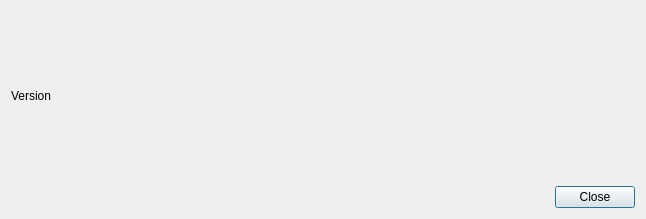
<?xml version="1.0" encoding="UTF-8"?>
<ui version="4.0">
 <class>AboutDialog</class>
 <widget class="QDialog" name="AboutDialog">
  <property name="geometry">
   <rect>
    <x>0</x>
    <y>0</y>
    <width>646</width>
    <height>219</height>
   </rect>
  </property>
  <property name="windowTitle">
   <string>About DB Browser for SQLite</string>
  </property>
  <property name="windowIcon">
   <iconset resource="icons/icons.qrc">
    <normaloff>:/icons/appicon</normaloff>:/icons/appicon</iconset>
  </property>
  <property name="sizeGripEnabled">
   <bool>false</bool>
  </property>
  <layout class="QVBoxLayout" name="verticalLayout_2">
   <item>
    <layout class="QHBoxLayout" name="horizontalLayout">
     <property name="bottomMargin">
      <number>0</number>
     </property>
     <item>
      <layout class="QVBoxLayout" name="verticalLayout">
       <item>
        <spacer name="verticalSpacer_2">
         <property name="orientation">
          <enum>Qt::Vertical</enum>
         </property>
         <property name="sizeHint" stdset="0">
          <size>
           <width>20</width>
           <height>40</height>
          </size>
         </property>
        </spacer>
       </item>
       <item>
        <widget class="QLabel" name="label_version">
         <property name="text">
          <string>Version</string>
         </property>
         <property name="margin">
          <number>5</number>
         </property>
         <property name="textInteractionFlags">
          <set>Qt::TextSelectableByMouse</set>
         </property>
        </widget>
       </item>
       <item>
        <spacer name="verticalSpacer">
         <property name="orientation">
          <enum>Qt::Vertical</enum>
         </property>
         <property name="sizeHint" stdset="0">
          <size>
           <width>20</width>
           <height>40</height>
          </size>
         </property>
        </spacer>
       </item>
      </layout>
     </item>
     <item>
      <widget class="QLabel" name="label_imagelogo">
       <property name="sizePolicy">
        <sizepolicy hsizetype="Maximum" vsizetype="Maximum">
         <horstretch>0</horstretch>
         <verstretch>0</verstretch>
        </sizepolicy>
       </property>
       <property name="maximumSize">
        <size>
         <width>128</width>
         <height>128</height>
        </size>
       </property>
       <property name="text">
        <string/>
       </property>
       <property name="pixmap">
        <pixmap resource="icons/icons.qrc">:/icons/appicon</pixmap>
       </property>
       <property name="scaledContents">
        <bool>true</bool>
       </property>
      </widget>
     </item>
    </layout>
   </item>
   <item>
    <widget class="QDialogButtonBox" name="buttonBox">
     <property name="orientation">
      <enum>Qt::Horizontal</enum>
     </property>
     <property name="standardButtons">
      <set>QDialogButtonBox::Close</set>
     </property>
    </widget>
   </item>
  </layout>
 </widget>
 <resources>
  <include location="icons/icons.qrc"/>
 </resources>
 <connections>
  <connection>
   <sender>buttonBox</sender>
   <signal>accepted()</signal>
   <receiver>AboutDialog</receiver>
   <slot>accept()</slot>
   <hints>
    <hint type="sourcelabel">
     <x>248</x>
     <y>340</y>
    </hint>
    <hint type="destinationlabel">
     <x>157</x>
     <y>274</y>
    </hint>
   </hints>
  </connection>
  <connection>
   <sender>buttonBox</sender>
   <signal>rejected()</signal>
   <receiver>AboutDialog</receiver>
   <slot>reject()</slot>
   <hints>
    <hint type="sourcelabel">
     <x>316</x>
     <y>340</y>
    </hint>
    <hint type="destinationlabel">
     <x>286</x>
     <y>274</y>
    </hint>
   </hints>
  </connection>
 </connections>
</ui>
